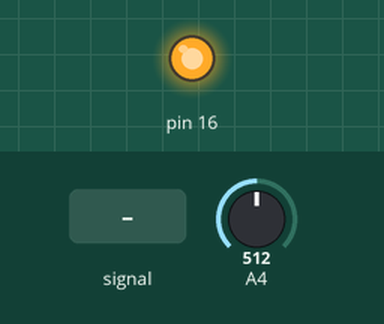
Simulated run of this sketch. Board: Arduino Uno, built with avr-gcc and run on an emulated ATmega328P. Parts: output pins drawn as LEDs (lit = HIGH). The inputs (shaded band) are chosen by the test bench; at power-on: A4 = 512. What the sketch prints to the serial monitor is not drawn.

Above: at 1.2 s.
1.3 s: A4 fed a 200 Hz sine of ±81 counts around its level
At 1.7 s:
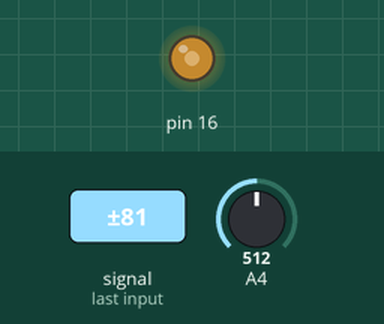
2.8 s: A4 set to 716
At 3.6 s:
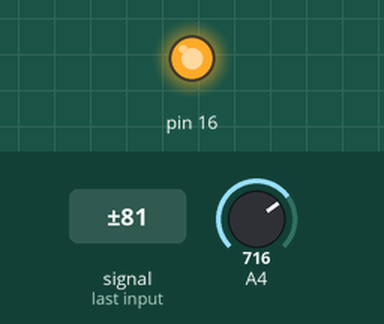
4.3 s: A4 set to 522
5.8 s: A4 set to 495
At 6.9 s:
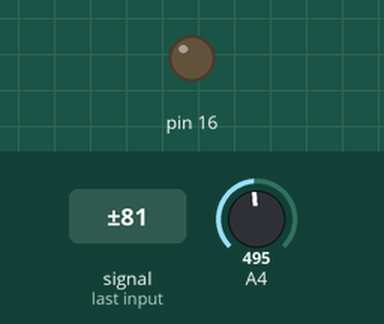
7.3 s: A4 set to 900
At 8.0 s:
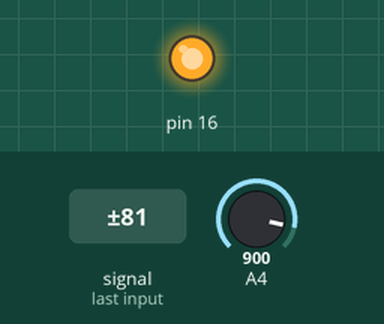
8.8 s: A4 set to 511
At 9.1 s:
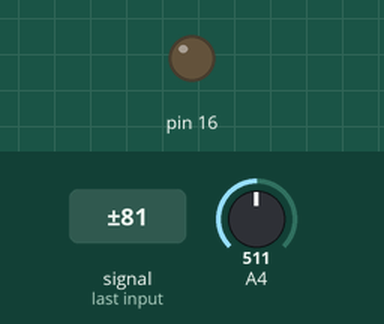
Timing chart, 0 to 11.3 s (numbered marks = the images above; inputs shaded):
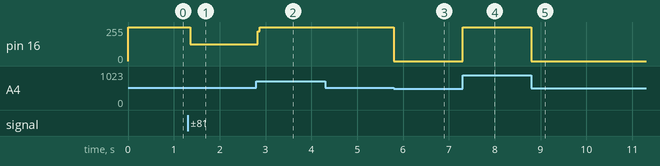

Measured:
- the behaviour switches between 512 and 511 on A4 (found by bisection; images 2 and 3)
- after the input at 1.3 s, pin 16: 255/255 → 127/255 after 0.05 s
- after the input at 2.8 s, pin 16: 127/255 → 255/255 at once
- after the input at 5.8 s, pin 16: 255/255 → 0/255 at once
- after the input at 7.3 s, pin 16: 0/255 → 255/255 at once
- after the input at 8.8 s, pin 16: 255/255 → 0/255 at once

The sketch:

POTENTIOMETER.ino
```cpp
int potvalue;
int ledval;

void setup() {
  // put your setup code here, to run once:
  pinMode(16,OUTPUT);
pinMode(4,INPUT);
Serial.begin(115200);
}

void loop() {
  // put your main code here, to run repeatedly:
  potvalue=analogRead(4);
  Serial.println(potvalue);
  ledval=potvalue/4;
  analogWrite(16,ledval);
}
```
